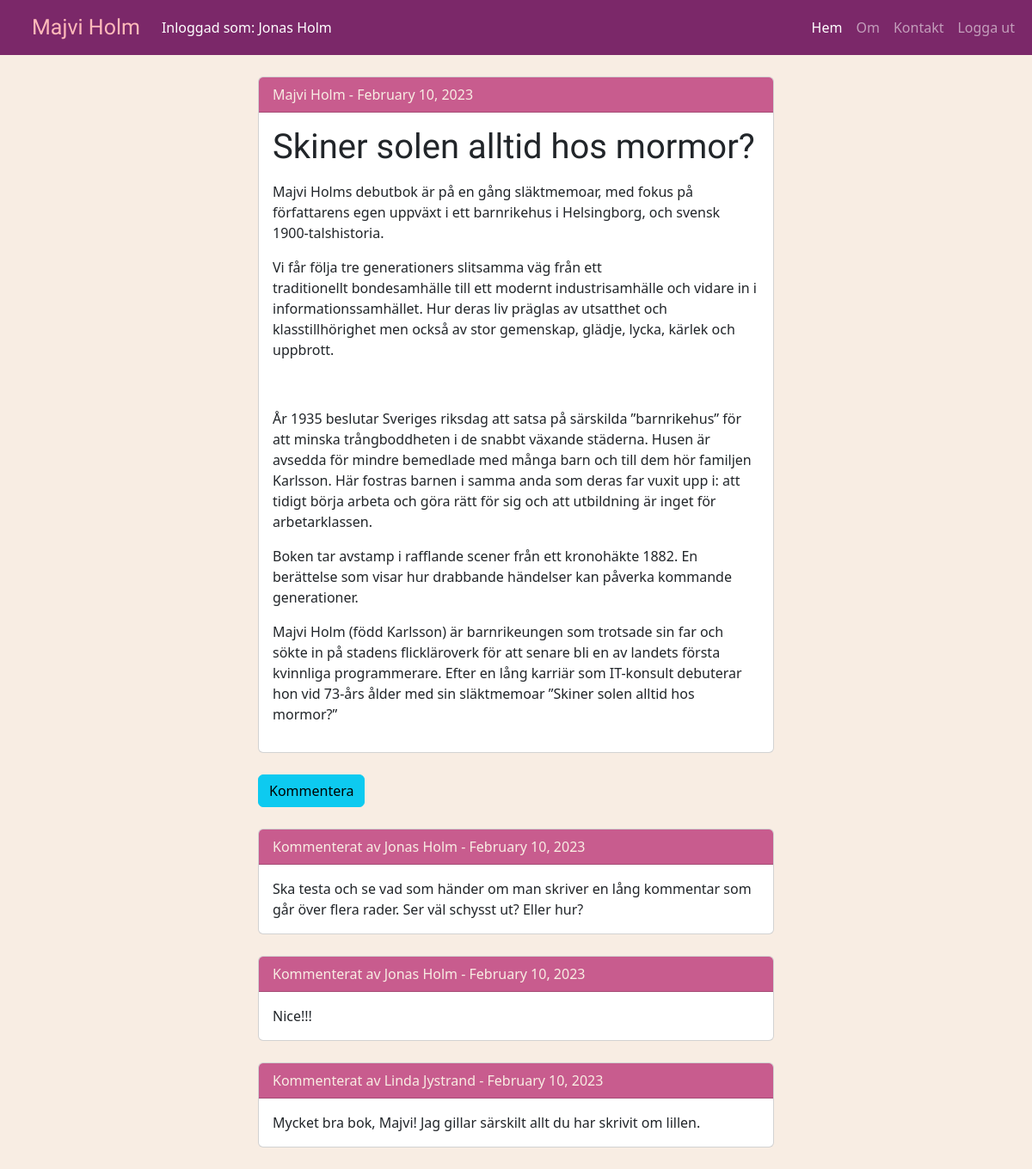
/show-post/4 (signed in), run on the app's committed database.
### main.py (models this page shows)
class User(UserMixin, db.Model):
    __tablename__ = "users"
    id = db.Column(db.Integer, primary_key=True)
    email = db.Column(db.String(100), unique=True)
    password = db.Column(db.String(100))
    name = db.Column(db.String(1000))
    posts = relationship("BlogPost", back_populates="author")
    comments = relationship("Comment", back_populates="comment_author")

class BlogPost(db.Model):
    __tablename__ = "blog_posts"
    id = db.Column(db.Integer, primary_key=True)
    title = db.Column(db.String(250), unique=True, nullable=False)
    subtitle = db.Column(db.String(250), nullable=False)
    date = db.Column(db.String(250), nullable=False)
    body = db.Column(db.Text, nullable=False)
    img_url = db.Column(db.String(250), nullable=False)
    author_id = db.Column(db.Integer, db.ForeignKey("users.id"))
    author = relationship("User", back_populates="posts")
    comments = relationship("Comment", back_populates="parent_post")

class Comment(db.Model):
    __tablename__ = "comments"
    id = db.Column(db.Integer, primary_key=True)
    text = db.Column(db.Text, nullable=False)
    date = db.Column(db.String(250), nullable=False)
    post_id = db.Column(db.Integer, db.ForeignKey("blog_posts.id"))
    parent_post = relationship("BlogPost", back_populates="comments")
    author_id = db.Column(db.Integer, db.ForeignKey("users.id"))
    comment_author = relationship("User", back_populates="comments")

### main.py (the view)
@app.route("/show-post/<post_id>")
def show_post(post_id):
    user = None
    if current_user.is_authenticated:
        user = current_user
    post = BlogPost.query.get(post_id)
    return render_template(
        "show-post.html",
        title="Ska ändras",
        post=post,
        user=user,
        logged_in=current_user.is_authenticated
    )

### main.py (called while the page is built)
@login_manager.user_loader
def load_user(user_id):
    return User.query.get(int(user_id))

### templates/show-post.html (shortened to what this page needs)
{% extends "layout.html" %}
{% block contents %}
<div class="card">
  <div class="card-header">
    {{post.author.name}} - {{post.date}}
  </div>
  <div class="card-body">
    <h1 class="card-title">{{ post.title }}</h1>
    <p class="card-text">{{ post.body | safe}}</p>
  </div>
</div>
<div>
    <a href="{{ url_for('comment_post', post_id=post.id) }}" class="btn btn-info">Kommentera</a>
</div>
{% for i in post.comments|reverse: %}
<div class="card">
  <div class="card-header">
    Kommenterat av {{i.comment_author.name}} - {{ i.date }}
  </div>
  <div class="card-body comment">
    <p class="card-text">{{ i.text | safe}}</p>
  </div>
</div>
{% endfor %}
{% endblock contents %}

### templates/layout.html (shortened to what this page needs)
<!doctype html>
{% import "bootstrap/wtf.html" as wtf %}
<html lang="en">
  <head>
    <link href="https://cdn.jsdelivr.net/npm/bootstrap@5.3.0-alpha1/dist/css/bootstrap.min.css" rel="stylesheet">
    <link rel="stylesheet" type="text/css" href="{{ url_for('static', filename='main.css') }}">
  </head>
  <body>
  <nav class="navbar navbar-expand-lg bg-dark" data-bs-theme="dark">
    <div class="container-fluid">
      <a class="navbar-brand" href="{{ url_for('home') }}">Majvi Holm</a>
      {% if logged_in: %}
      <a class="nav-link login">Inloggad som: {{ user.name }}</a>
      {% endif %}
      <div class="collapse navbar-collapse" id="navbarText">
        <ul class="navbar-nav ms-auto mb-2 mb-lg-0">
          <li class="nav-item">
            <a class="nav-link active" aria-current="page" href="{{ url_for('home') }}">Hem</a>
          </li>
          <li class="nav-item">
            <a class="nav-link" href="{{ url_for('about') }}">Om</a>
          </li>
          <li class="nav-item">
            <a class="nav-link" href="{{ url_for('contact') }}">Kontakt</a>
          </li>
          {% if not logged_in: %}
            <li class="nav-item">
              <a class="nav-link" href="{{ url_for('register') }}">Registrera</a>
            </li>
            <li class="nav-item">
              <a class="nav-link" href="{{ url_for('login') }}">Logga in</a>
            </li>
            {% else: %}
            <li class="nav-item">
              <a class="nav-link" href="{{ url_for('logout') }}">Logga ut</a>
            </li>
            {% endif %}
        </ul>
      </div>
    </div>
  </nav>
<div class="container">
  <div class="divform">
  {% block contents %}
  {% endblock %}
  </div>
  </body>
</html>

### static/main.css (style rules this page uses)
body { background-color: #F8EDE3; }
h1 { font-family: 'Norican', cursive; color: #9D3C72; }
.navbar { background-color: #7B2869 !important; }
.comment { padding-top: 0px; padding-bottom: 0px; }
.navbar-brand { font-family: 'Norican', cursive; font-size: 25px; color: #FFBABA; margin: 0px 25px 0px 25px; }
.card-header { background-color: #C85C8E; color: #F8EDE3; }
.card { width: 600px; margin: 25px auto 25px; }
.divform { width: 600px; margin: 25px auto 25px; }
.login { color: white; }

### data on the page
User: name "Jonas Holm"
User: author.name "Majvi Holm"
BlogPost: date "February 10, 2023", title "Skiner solen alltid hos mormor?", body "Majvi Holms debutbok är på en gång släktmemoar, med fokus på författarens egen uppväxt i ett barnrikehus i Helsingborg, och svensk 1900-talshistoria. Vi får följa tre generationers slitsamma väg från ett traditionellt bondesamhälle till ett modernt industrisamhälle och vidare in i informationssamhället. Hur deras liv präglas av utsatthet och klasstillhörighet men också av stor gemenskap, glädje, lycka, kärlek och uppbrott. År 1935 beslutar Sveriges riksdag att satsa på särskilda ”barnrikehus” för att minska trångboddheten i de snabbt växande städerna. Husen är avsedda för mindre bemedlade med många barn och till dem hör familjen Karlsson. Här fostras barnen i samma anda som deras far vuxit…"
Comment: comment_author.name "Jonas Holm", date "February 10, 2023", text "Ska testa och se vad som händer om man skriver en lång kommentar som går över flera rader. Ser väl schysst ut? Eller hur?"
Comment: comment_author.name "Jonas Holm", date "February 10, 2023", text "Nice!!!"
Comment: comment_author.name "Linda Jystrand", date "February 10, 2023", text "Mycket bra bok, Majvi! Jag gillar särskilt allt du har skrivit om lillen."
